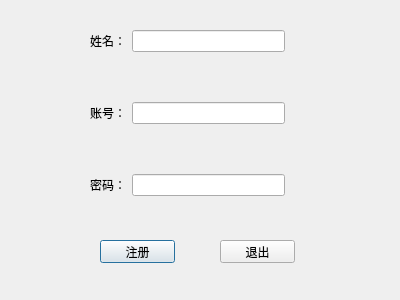
<?xml version="1.0" encoding="UTF-8"?>
<ui version="4.0">
 <class>MyRegister</class>
 <widget class="QDialog" name="MyRegister">
  <property name="geometry">
   <rect>
    <x>0</x>
    <y>0</y>
    <width>400</width>
    <height>300</height>
   </rect>
  </property>
  <property name="windowTitle">
   <string>注册界面</string>
  </property>
  <widget class="QPushButton" name="register_2">
   <property name="geometry">
    <rect>
     <x>100</x>
     <y>240</y>
     <width>75</width>
     <height>23</height>
    </rect>
   </property>
   <property name="text">
    <string>注册</string>
   </property>
  </widget>
  <widget class="QPushButton" name="close">
   <property name="geometry">
    <rect>
     <x>220</x>
     <y>240</y>
     <width>75</width>
     <height>23</height>
    </rect>
   </property>
   <property name="text">
    <string>退出</string>
   </property>
  </widget>
  <widget class="QWidget" name="">
   <property name="geometry">
    <rect>
     <x>90</x>
     <y>30</y>
     <width>195</width>
     <height>166</height>
    </rect>
   </property>
   <layout class="QGridLayout" name="gridLayout">
    <item row="1" column="0">
     <spacer name="verticalSpacer">
      <property name="orientation">
       <enum>Qt::Vertical</enum>
      </property>
      <property name="sizeHint" stdset="0">
       <size>
        <width>20</width>
        <height>40</height>
       </size>
      </property>
     </spacer>
    </item>
    <item row="2" column="1">
     <widget class="QLineEdit" name="id"/>
    </item>
    <item row="3" column="0">
     <spacer name="verticalSpacer_2">
      <property name="orientation">
       <enum>Qt::Vertical</enum>
      </property>
      <property name="sizeHint" stdset="0">
       <size>
        <width>20</width>
        <height>40</height>
       </size>
      </property>
     </spacer>
    </item>
    <item row="4" column="0">
     <widget class="QLabel" name="label_3">
      <property name="text">
       <string>密码：</string>
      </property>
     </widget>
    </item>
    <item row="4" column="1">
     <widget class="QLineEdit" name="psw"/>
    </item>
    <item row="0" column="0">
     <widget class="QLabel" name="label">
      <property name="text">
       <string>姓名：</string>
      </property>
     </widget>
    </item>
    <item row="0" column="1">
     <widget class="QLineEdit" name="name"/>
    </item>
    <item row="2" column="0">
     <widget class="QLabel" name="label_2">
      <property name="text">
       <string>账号：</string>
      </property>
     </widget>
    </item>
   </layout>
  </widget>
 </widget>
 <resources/>
 <connections/>
</ui>
